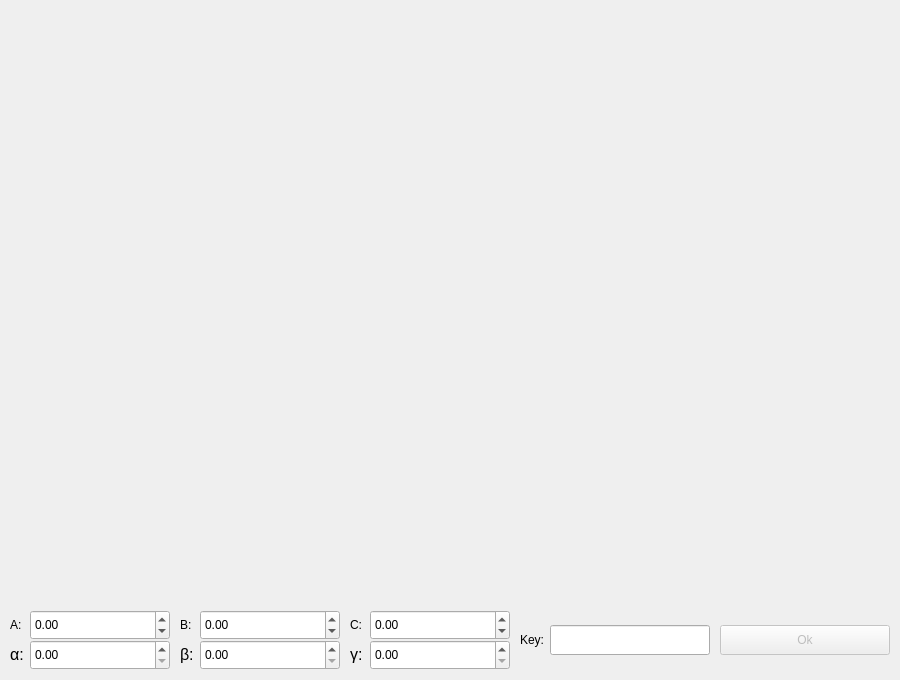
<?xml version="1.0" encoding="UTF-8"?>
<ui version="4.0">
 <class>MainWindow</class>
 <widget class="QMainWindow" name="MainWindow">
  <property name="geometry">
   <rect>
    <x>0</x>
    <y>0</y>
    <width>900</width>
    <height>680</height>
   </rect>
  </property>
  <property name="windowTitle">
   <string>MainWindow</string>
  </property>
  <widget class="QWidget" name="centralwidget">
   <widget class="QPushButton" name="OK_Button">
    <property name="enabled">
     <bool>false</bool>
    </property>
    <property name="geometry">
     <rect>
      <x>720</x>
      <y>625</y>
      <width>170</width>
      <height>30</height>
     </rect>
    </property>
    <property name="text">
     <string>Ok</string>
    </property>
   </widget>
   <widget class="QLabel" name="text_key">
    <property name="geometry">
     <rect>
      <x>520</x>
      <y>625</y>
      <width>30</width>
      <height>30</height>
     </rect>
    </property>
    <property name="text">
     <string>Key:</string>
    </property>
    <property name="indent">
     <number>0</number>
    </property>
   </widget>
   <widget class="QLabel" name="text_A">
    <property name="geometry">
     <rect>
      <x>10</x>
      <y>610</y>
      <width>20</width>
      <height>30</height>
     </rect>
    </property>
    <property name="text">
     <string>A:</string>
    </property>
    <property name="indent">
     <number>0</number>
    </property>
   </widget>
   <widget class="QDoubleSpinBox" name="init_A">
    <property name="geometry">
     <rect>
      <x>30</x>
      <y>610</y>
      <width>140</width>
      <height>30</height>
     </rect>
    </property>
    <property name="minimum">
     <double>-99.000000000000000</double>
    </property>
   </widget>
   <widget class="QDoubleSpinBox" name="init_B">
    <property name="geometry">
     <rect>
      <x>200</x>
      <y>610</y>
      <width>140</width>
      <height>30</height>
     </rect>
    </property>
    <property name="minimum">
     <double>-99.000000000000000</double>
    </property>
   </widget>
   <widget class="QLabel" name="text_B">
    <property name="geometry">
     <rect>
      <x>180</x>
      <y>610</y>
      <width>20</width>
      <height>30</height>
     </rect>
    </property>
    <property name="text">
     <string>B:</string>
    </property>
    <property name="indent">
     <number>0</number>
    </property>
   </widget>
   <widget class="QDoubleSpinBox" name="init_C">
    <property name="geometry">
     <rect>
      <x>370</x>
      <y>610</y>
      <width>140</width>
      <height>30</height>
     </rect>
    </property>
    <property name="minimum">
     <double>-99.000000000000000</double>
    </property>
   </widget>
   <widget class="QLabel" name="text_C">
    <property name="geometry">
     <rect>
      <x>350</x>
      <y>610</y>
      <width>20</width>
      <height>30</height>
     </rect>
    </property>
    <property name="text">
     <string>C:</string>
    </property>
    <property name="indent">
     <number>0</number>
    </property>
   </widget>
   <widget class="QDoubleSpinBox" name="init_alpha">
    <property name="geometry">
     <rect>
      <x>30</x>
      <y>640</y>
      <width>140</width>
      <height>30</height>
     </rect>
    </property>
   </widget>
   <widget class="QLabel" name="text_alpha">
    <property name="geometry">
     <rect>
      <x>10</x>
      <y>640</y>
      <width>20</width>
      <height>30</height>
     </rect>
    </property>
    <property name="font">
     <font>
      <pointsize>12</pointsize>
      <weight>75</weight>
      <bold>true</bold>
     </font>
    </property>
    <property name="text">
     <string>&lt;html&gt;&lt;head/&gt;&lt;body&gt;&lt;p&gt;&lt;span style=&quot; font-weight:400;&quot;&gt;α:&lt;/span&gt;&lt;/p&gt;&lt;/body&gt;&lt;/html&gt;</string>
    </property>
    <property name="textFormat">
     <enum>Qt::AutoText</enum>
    </property>
    <property name="indent">
     <number>0</number>
    </property>
   </widget>
   <widget class="QLabel" name="text_beta">
    <property name="geometry">
     <rect>
      <x>180</x>
      <y>640</y>
      <width>20</width>
      <height>30</height>
     </rect>
    </property>
    <property name="font">
     <font>
      <pointsize>12</pointsize>
      <weight>75</weight>
      <bold>true</bold>
     </font>
    </property>
    <property name="text">
     <string>&lt;html&gt;&lt;head/&gt;&lt;body&gt;&lt;p&gt;&lt;span style=&quot; font-weight:400;&quot;&gt;β:&lt;/span&gt;&lt;/p&gt;&lt;/body&gt;&lt;/html&gt;</string>
    </property>
    <property name="indent">
     <number>0</number>
    </property>
   </widget>
   <widget class="QDoubleSpinBox" name="init_beta">
    <property name="geometry">
     <rect>
      <x>200</x>
      <y>640</y>
      <width>140</width>
      <height>30</height>
     </rect>
    </property>
   </widget>
   <widget class="QDoubleSpinBox" name="init_gamma">
    <property name="geometry">
     <rect>
      <x>370</x>
      <y>640</y>
      <width>140</width>
      <height>30</height>
     </rect>
    </property>
   </widget>
   <widget class="QLabel" name="text_gamma">
    <property name="geometry">
     <rect>
      <x>350</x>
      <y>640</y>
      <width>20</width>
      <height>30</height>
     </rect>
    </property>
    <property name="font">
     <font>
      <pointsize>12</pointsize>
      <weight>75</weight>
      <bold>true</bold>
     </font>
    </property>
    <property name="text">
     <string>&lt;html&gt;&lt;head/&gt;&lt;body&gt;&lt;p&gt;&lt;span style=&quot; font-weight:400;&quot;&gt;γ:&lt;/span&gt;&lt;/p&gt;&lt;/body&gt;&lt;/html&gt;</string>
    </property>
    <property name="indent">
     <number>0</number>
    </property>
   </widget>
   <widget class="QLineEdit" name="init_key">
    <property name="geometry">
     <rect>
      <x>550</x>
      <y>625</y>
      <width>160</width>
      <height>30</height>
     </rect>
    </property>
    <property name="maxLength">
     <number>10</number>
    </property>
    <property name="readOnly">
     <bool>false</bool>
    </property>
   </widget>
   <widget class="QCustomPlot" name="widget" native="true">
    <property name="geometry">
     <rect>
      <x>9</x>
      <y>10</y>
      <width>880</width>
      <height>190</height>
     </rect>
    </property>
   </widget>
   <widget class="QCustomPlot" name="widget_2" native="true">
    <property name="geometry">
     <rect>
      <x>9</x>
      <y>210</y>
      <width>880</width>
      <height>190</height>
     </rect>
    </property>
   </widget>
   <widget class="QCustomPlot" name="widget_3" native="true">
    <property name="geometry">
     <rect>
      <x>9</x>
      <y>410</y>
      <width>880</width>
      <height>190</height>
     </rect>
    </property>
   </widget>
  </widget>
 </widget>
 <customwidgets>
  <customwidget>
   <class>QCustomPlot</class>
   <extends>QWidget</extends>
   <header location="global">qcustomplot.h</header>
   <container>1</container>
  </customwidget>
 </customwidgets>
 <resources/>
 <connections/>
</ui>
